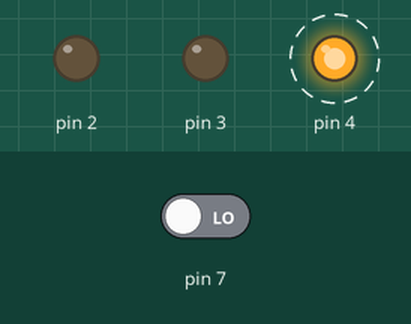
Simulated run of this sketch. Board: Arduino Uno, built for the host (arithmetic inside an expression is 32-bit, double 64-bit). Shown: output pins drawn as LEDs (lit = HIGH). Dashed ring = blinking. The test bench sets the inputs (shaded band); at power-on: pin 7 LOW. What the sketch prints to the serial monitor is not drawn.

Above: at 2.9 s.
3.0 s: pin 7 driven HIGH
Timing chart, 0 to 13.1 s (numbered marks = the images above; inputs shaded):
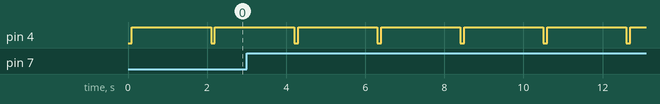

The sketch:

ISR_SPI_test.ino
```cpp
#include <SPI.h>
#define MISO PB4
#define dummy PC7
#define MOSI PB5
#define SCK PB3
#define Green_LED PC2
#define Red_LED PC3


void setup() {
  // put your setup code here, to run once:
    Serial.begin(9600);
  pinMode(Green_LED, OUTPUT);
  pinMode(Red_LED, OUTPUT);
  pinMode(dummy, INPUT);
  pinMode(MOSI, INPUT);
  pinMode(MISO, OUTPUT);
  pinMode(SCK,OUTPUT);
  SPI.begin();                            //Begins the SPI commnuication
  SPI.setClockDivider(SPI_CLOCK_DIV8);    //Sets clock for SPI communication at 8 (16/8=2Mhz)
  digitalWrite(SS,HIGH);                  // Setting SlaveSelect as HIGH (So master doesnt connnect with slave)
  attachInterrupt(digitalPinToInterrupt(dummy), rfid_sampling_rising_edge , RISING);

}

void loop() {
  // put your main code here, to run repeatedly:
  digitalWrite(MISO, LOW);
  Serial.println(digitalRead(dummy));
  delay(100);
  digitalWrite(MISO, HIGH);
  Serial.println(digitalRead(dummy));
  delay(2000);

}

void rfid_sampling_rising_edge()
{
  Serial.println("Entered ISR!");
}
```

Measured:
- by itself, pin 4: alternates HIGH for 2.0 s and LOW for 0.10 s
